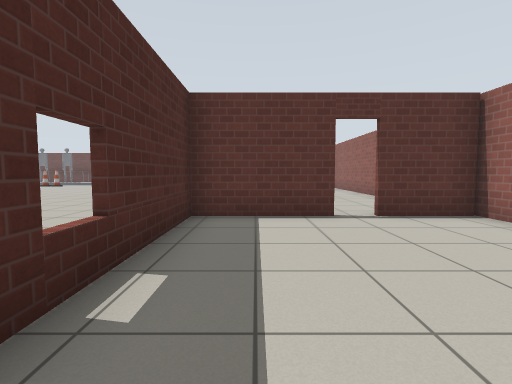
View 1 (above)

24 first-person views from a walk through a world built for the Gazebo simulator. The camera is 0.9 m above the floor, tilts 4° down and sees 85° across. The floor is counted in squares, 1 m on a side. Each view is taken from the middle of a square. On the plan, view 1 faces up. The plan holds only what a view shows up to about 11 squares ahead; the rest is blank. The robots in the file are not drawn. Simple patterns stand in for the simulator's built-in surfaces. Simple shapes stand in for some stock models. Some surface patterns are stand-ins.

View 2
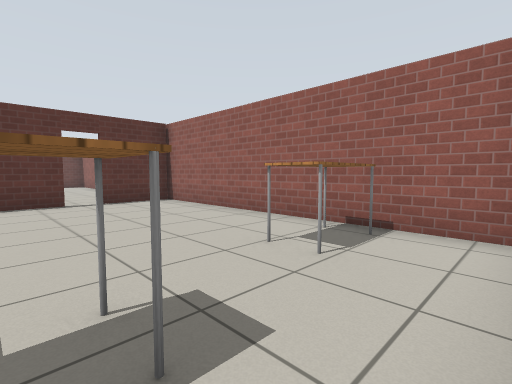

View 3
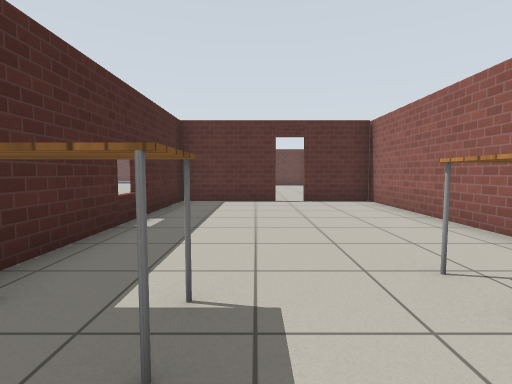

View 4
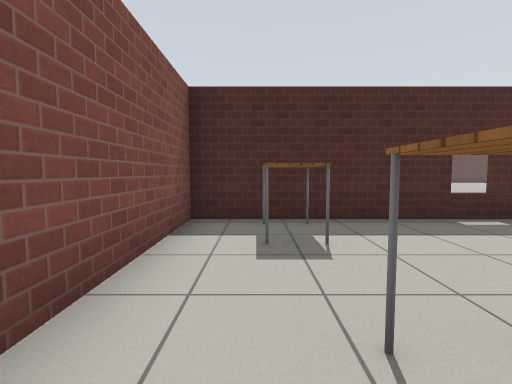

View 5
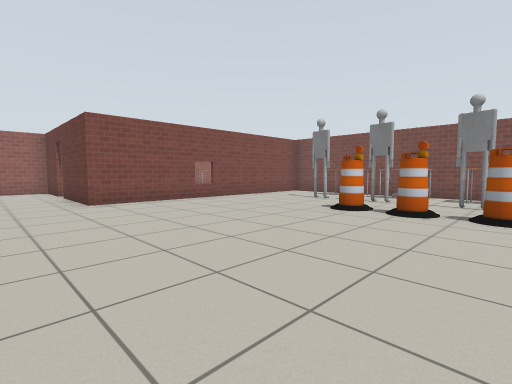

View 6
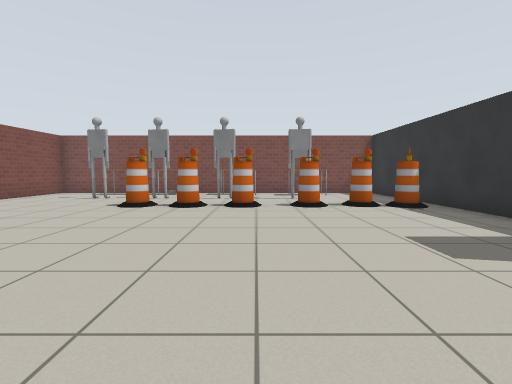

View 7
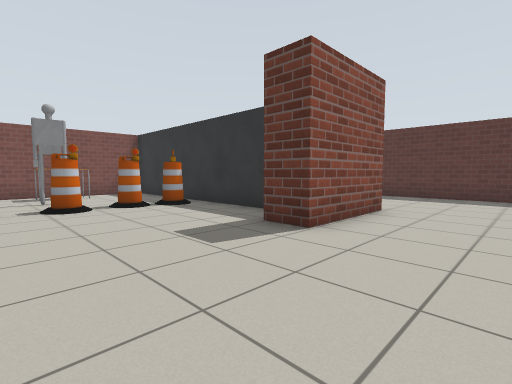

View 8
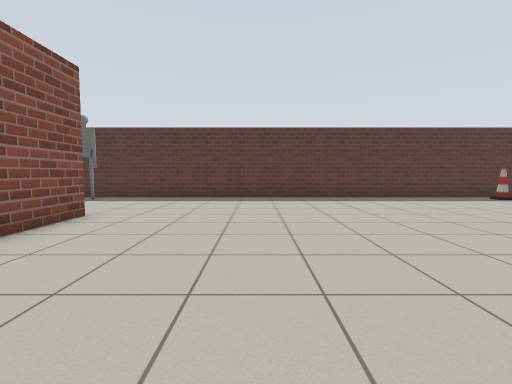

View 9
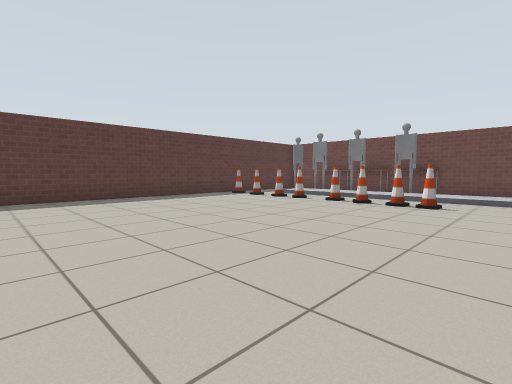

View 10
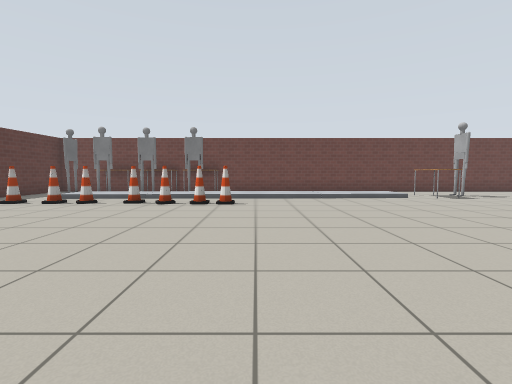

View 11
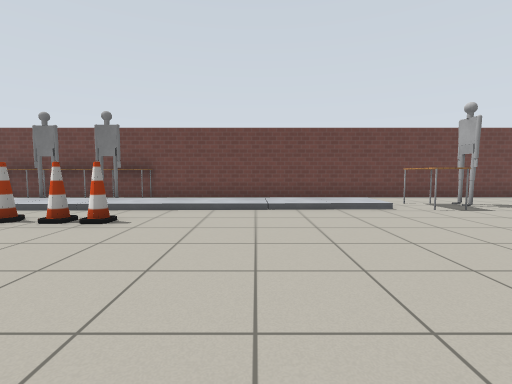

View 12
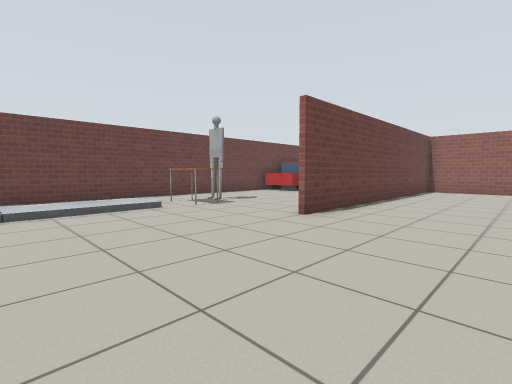

View 13
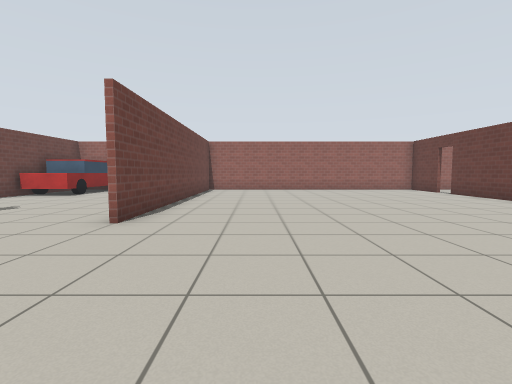

View 14
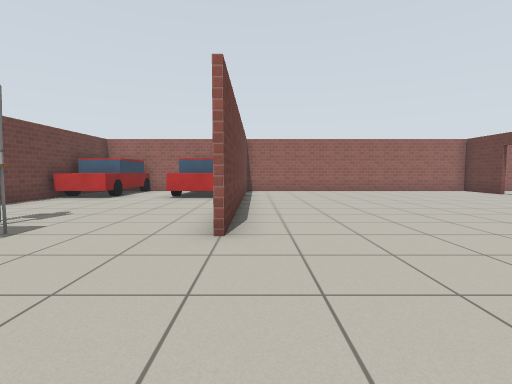

View 15
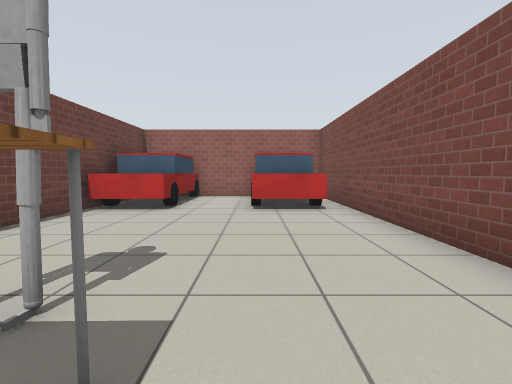

View 16
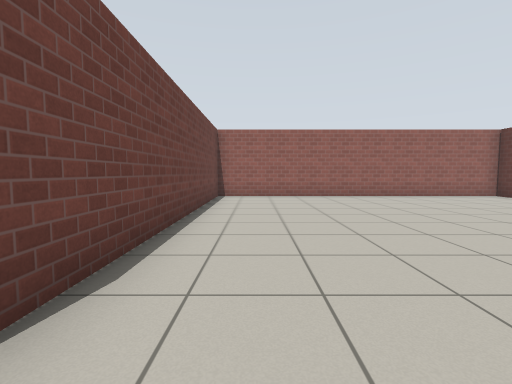

View 17
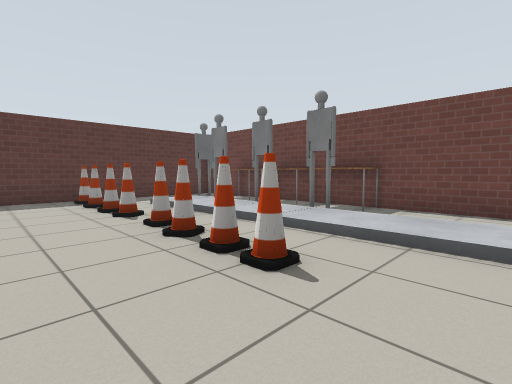

View 18
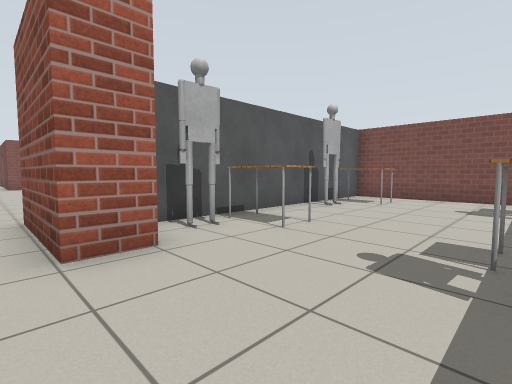

View 19
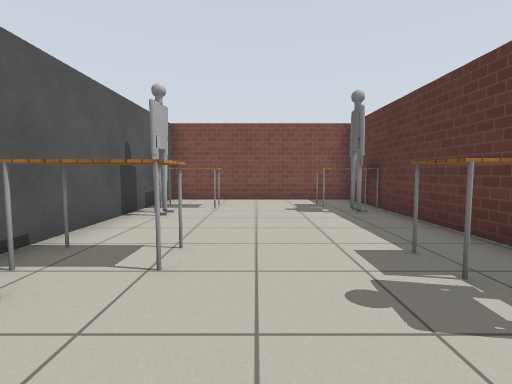

View 20
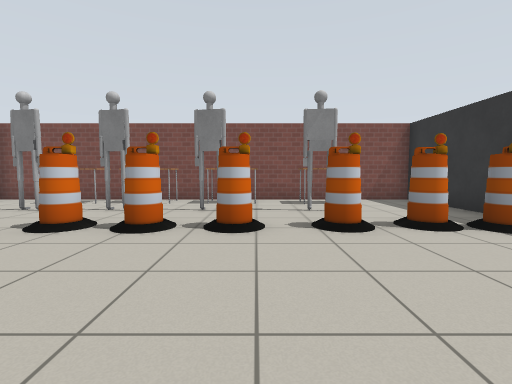

View 21
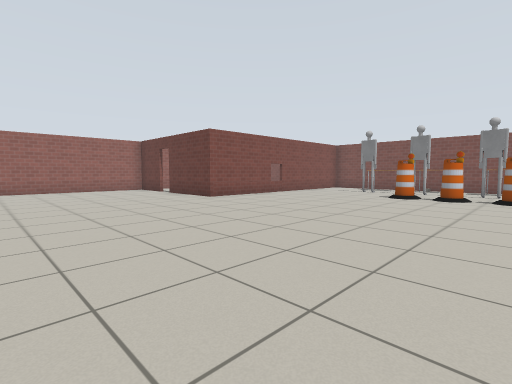

View 22
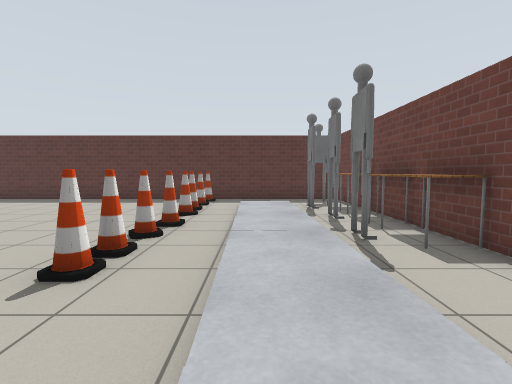

View 23
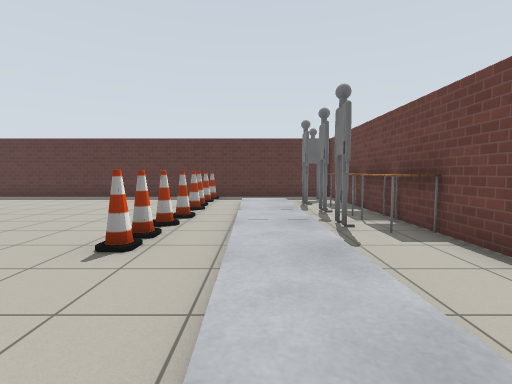

View 24
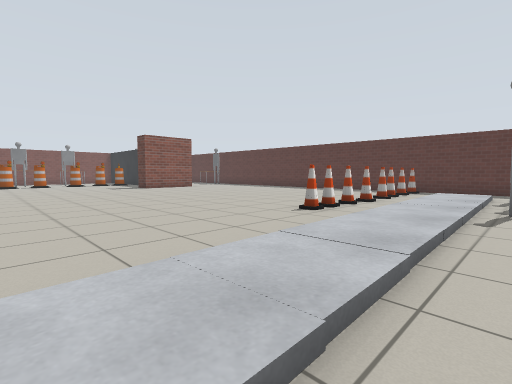

### Floor plan
Points are (right, up) in squares from view 1. A wall is a line through its corners. A room is listed if a view was taken in it or the views show most of it. See-through windows are left out.
Room 1 (views 1, 2, 3, 4)
walls: (4.6, -2.9) (4.6, 6.1); (1.6, 5.7) (-1.3, 5.7) (-1.3, -0.6); (-1.3, -2.4) (-1.3, -3.3) (2.8, -3.3); (4.6, 5.7) (2.5, 5.7)
ways out: open door at (2, 6) to room 2
objects: table (-1, -2) to (0, -1); table (3, -1) to (4, -1)
Room 2 (views 5, 6, 7, 8, 9, 10, 11, 12, 13, 14, 15, 16, 17, 18, 19, 20, 21, 22, 23, 24)
walls: (-3.5, 16.6) (4.6, 16.6); (-15, 4.3) (-15, -3.4); (2.5, 5.9) (4.6, 5.9); (-1.5, -0.5) (-1.5, 5.9) (1.6, 5.9); (-16.4, 23.2) (-20.9, 23.2); (4.6, 6.1) (4.6, 23.3); (4.6, 16.4) (-5.1, 16.4); (-5.5, -3.3) (-1.5, -3.3); (-15.2, -3.4) (-15.2, 4.8); (-21.1, 21.6) (-21.1, -3.3) (-6.5, -3.3); (1.5, 23.2) (-13.5, 23.2)
ways out: open door at (2, 6) to room 1
objects: table (-20, -2) to (-20, -1); table (-20, 3) to (-20, 4); cone (-20, 18); other object (-20, 22); cone (-19, 18); cone (-18, 18); other object (-18, 22); other object (-18, 23); table (-17, -2) to (-16, -1); table (-17, 3) to (-16, 3); cone (-17, 18); table (-17, 22) to (-16, 23); other object (-16, 0); other object (-16, 4); brick block (-16, 6) to (-14, 6); cone (-16, 18); cone (-15, 18); table (-15, 22) to (-14, 23); barrel (-14, 1) to (-14, 2); cone (-14, 18); table (-13, -2) to (-12, -2); barrel (-13, 1); cone (-13, 18); other object (-12, -1) to (-11, -1); barrel (-11, 1); other object (-10, -2) to (-9, -2); barrel (-10, 1); other object (-9, -1); barrel (-8, 1); other object (-7, -2) to (-6, -2); other object (-7, -1); barrel (-7, 1); other object (-5, -2) to (-4, -2); other object (-5, -1) to (-4, -1); table (-5, 20) to (-5, 21); other object (-4, 21); car (1, 18) to (2, 19); car (1, 21) to (5, 23); car (5, 18)

Positions as (right, up) in squares from view 1, and headings:
1: (0, 0), facing up
2: (0, -3), facing up-right
3: (1, -3), facing up
4: (4, -2), facing left
5: (-10, 8), facing down-right
6: (-10, 9), facing down
7: (-10, 9), facing down-left
8: (-11, 10), facing left
9: (-11, 10), facing up-left
10: (-12, 10), facing up
11: (-10, 13), facing up
12: (-10, 13), facing up-right
13: (-10, 14), facing right
14: (-9, 16), facing right
15: (-6, 19), facing right
16: (-6, 15), facing right
17: (-11, 16), facing up-left
18: (-20, 7), facing down-right
19: (-18, 6), facing down
20: (-10, 6), facing down
21: (-10, 12), facing down-right
22: (-10, 20), facing left
23: (-9, 20), facing left
24: (-7, 22), facing down-left
